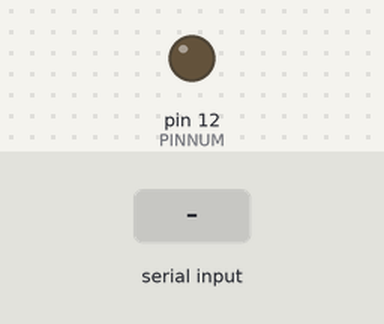
This sketch was run on a simulated Arduino Uno, built with avr-gcc and run on an emulated ATmega328P. Parts: output pins drawn as LEDs (lit = HIGH). The inputs (shaded band) are chosen by the test bench.

Above: at 1.2 s.
1.3 s: "1" received over Serial
At 2.4 s:
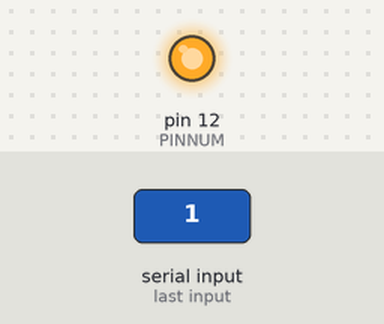
2.8 s: "0" received over Serial
At 3.6 s:
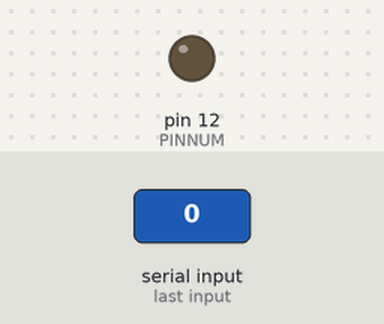
Timing chart, 0 to 5.8 s (numbered marks = the images above; inputs shaded):
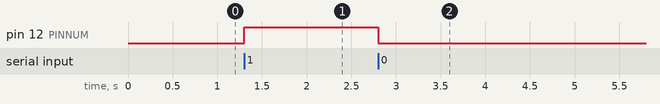

Measured:
- after the input at 1.3 s, pin 12 (PINNUM): LOW → HIGH at once
- after the input at 2.8 s, pin 12 (PINNUM): HIGH → LOW at once

The sketch:

sketch_mar18a.ino
```cpp
// Code Writen by Josh
// 3/13/2024

const int PINNUM = 12;

void turnOn() {
  digitalWrite(PINNUM, HIGH);
}

void turnOff() {
  digitalWrite(PINNUM, LOW);
}

void beepBoop() {
  digitalWrite(12, HIGH); // Turn on the LED
  delay(1000); // Wait for 1 second
  digitalWrite(12, LOW); // Turn off the LED
  delay(1000); // Wait for 1 second
}

void setup() {
  Serial.begin(9600); // Start serial communication at 9600 baud rate
  pinMode(12, OUTPUT); // Set pin 12 as an output
}

void loop() {
  if (Serial.available() > 0) {
    int inByte = Serial.read();
    if (inByte == '1') {
      turnOn();
    } else if (inByte == '0') {
      turnOff();
    }
  }
}

// void setup() {
//   pinMode(12, OUTPUT); // Set pin 12 as an output
//   turnOff();
//   //delay(3000);
//   //turnOff();
// }

// // Loop Here
// void loop() {

// }
```
